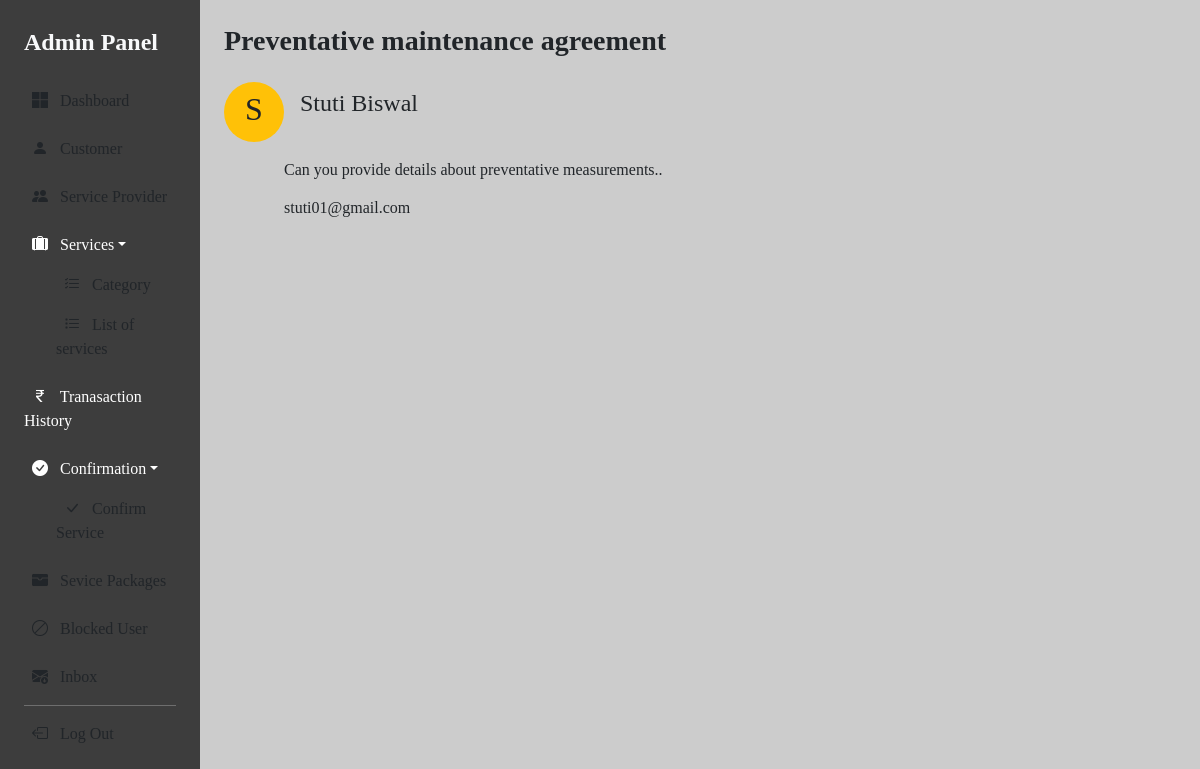
The app's page /SuperAdmin/component/singleInbox.php?id=7 (signed in) with its own data.
### tables this page shows
CREATE TABLE `inbox` (
  `inbox_id` int(11) NOT NULL,
  `name` varchar(255) NOT NULL,
  `email` varchar(255) NOT NULL,
  `subject` varchar(255) NOT NULL,
  `message` text NOT NULL
);

### SuperAdmin/component/singleInbox.php (the view, shortened to what this page needs)
<!DOCTYPE html>
<html lang="en">
<head>
    <?php include_once "../includes/header.php"; ?>
    <link rel="stylesheet" href="assets\css\bootstrap.min.css">
</head>
<body style="background-color:rgba(128, 128, 128, 0.4)" class="container-fluid">
    <div class="row">
    <?php include_once "../includes/sidenav.php"; ?>
        <div class="col-md-10">
        <?php
            if(isset($_GET['id'])){
                require_once "../Database/db_connection.php";
                $id = $_GET['id'];
                $qry = "SELECT * FROM inbox WHERE inbox_id = $id ";
                $res = $conn->query($qry);
                if($res->num_rows > 0){
                    $row = $res->fetch_assoc();
        ?>
                    <div class="container-fluid table-responsive overflow-auto" data-aos="fade-in" style="height:650px">
                    <h4 class="fw-bold mt-4 mb-2 fs-3"><?php echo $row['subject']; ?></h4>
                        <div class="d-flex">
                            <?php
                                if(strtoupper($row['name'][0])==='A' || strtoupper($row['name'][0])==='F' || strtoupper($row['name'][0])==='K' || strtoupper($row['name'][0])==='P' || strtoupper($row['name'][0])==='U') {
                                    $n = 'bg-danger';
                                }elseif(strtoupper($row['name'][0])==='B' || strtoupper($row['name'][0])==='G' || strtoupper($row['name'][0])==='L' || strtoupper($row['name'][0])==='R' || strtoupper($row['name'][0])==='V'){
                                    $n = 'bg-primary';
                                }elseif (strtoupper($row['name'][0])==='C' || strtoupper($row['name'][0])==='H' || strtoupper($row['name'][0])==='M' || strtoupper($row['name'][0])==='S' || strtoupper($row['name'][0])==='W') {
                                    $n = 'bg-warning';
                                }elseif (strtoupper($row['name'][0])==='D' || strtoupper($row['name'][0])==='I' || strtoupper($row['name'][0])==='N' || strtoupper($row['name'][0])==='T' || strtoupper($row['name'][0])==='Y') {
                                    $n = 'bg-success';
                                }elseif(strtoupper($row['name'][0])==='E' || strtoupper($row['name'][0])==='J' || strtoupper($row['name'][0])==='O' || strtoupper($row['name'][0])==='X' || strtoupper($row['name'][0])==='Z'){
                                    $n = 'bg-secondary';
                                }
                            ?>
                            <div class="rounded-circle mt-3 <?php echo $n; ?>" style="width:60px; height:60px;"><h2 class="text-center mt-2"><?php echo $row['name'][0]; ?></h2></div>
                            <h4 class="ms-3 my-auto"><?php echo $row['name']; ?></h4>
                        </div>
                        <div class="container-fluid mt-3 mx-5">
                            <p class="mt-3 text-justify">
                                <?php echo $row['message']; ?>
                            </p>
                            <h6><?php echo $row['email']; ?></h6>
                        </div>
                    </div>
        <?php
                }else{
                    echo "<h1 class='text-center mt-5'>No Result Found</h1>";
                }
            }else{
                echo "<h1 class='text-center mt-5'>No Result Found</h1>";
            }
        ?>
        </div>
    </div>
</body>
</html>

### SuperAdmin/assets/css/nav.css (style rules this page uses)
* { font-family: Cambria, Cochin, Georgia, Times, 'Times New Roman', serif; }

### SuperAdmin/includes/header.php (style rules this page uses)
body { overflow-y: hidden; }

### records on screen
inbox: subject "Preventative maintenance agreement", name "S", name "Stuti Biswal", message "Can you provide details about preventative measurements..", email "stuti01@gmail.com"
